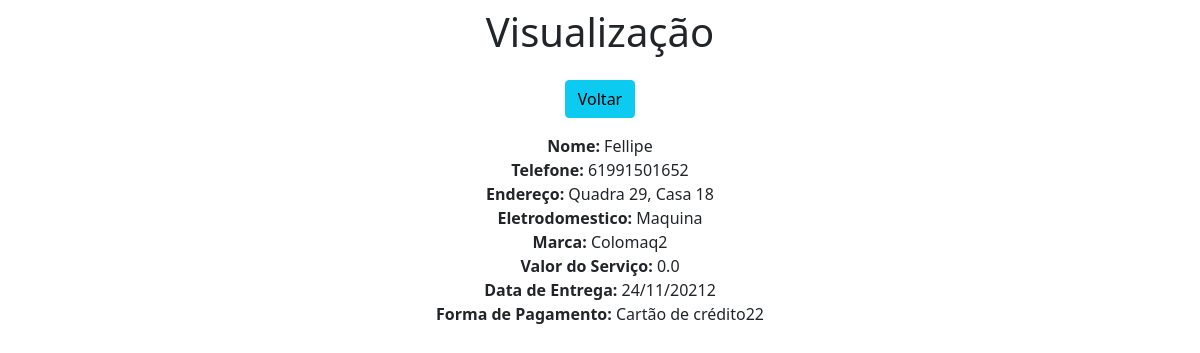
Page /view/27/ on the committed database.
### app/models.py (models this page shows)
class Clientes(models.Model):
    nomeCliente = models.CharField(max_length=30, default='')
    telefoneCliente = models.CharField(max_length=30, default='')
    enderecoCliente = models.CharField(max_length=80, default='')
    eletrodomestico = models.CharField(max_length=30, default='')
    marcaAparelho = models.CharField(max_length=50, default='')
    valorServico = models.FloatField(default='0')
    Entrega = models.CharField(max_length=80, default='')
    formaPagamento = models.CharField(max_length=50, default='')

### app/views.py (the view)
# urls.py: path('view/<int:pk>/', view, name='view'),
def view(request, pk):
    data = {}
    data['db'] = Clientes.objects.get(pk=pk)
    return render(request, 'view.html', data)

### app/templates/view.html (shortened to what this page needs)
<!DOCTYPE html>
<html lang="pt">
<head>
    <link href="https://cdn.jsdelivr.net/npm/bootstrap@5.1.3/dist/css/bootstrap.min.css" rel="stylesheet">
<body>
    <div class="col-8 m-auto pt-2 pb-2 text-center">
        <h1>Visualização</h1>
    </div>
    <div class="col-8 m-auto pt-2 pb-2 text-center">
        <a href="/" class=" btn btn-info"> Voltar </a>
    </div>
    <div class="col-8 m-auto pt-2 pb-2 text-center">
        <strong>Nome: </strong> {{db.nomeCliente}} <br>
        <strong>Telefone: </strong> {{db.telefoneCliente}} <br>
        <strong>Endereço: </strong> {{db.enderecoCliente}} <br>
        <strong>Eletrodomestico: </strong> {{db.eletrodomestico}} <br>
        <strong>Marca: </strong> {{db.marcaAparelho}} <br>
        <strong>Valor do Serviço: </strong> {{db.valorServico}} <br>
        <strong>Data de Entrega: </strong> {{db.Entrega}} <br>
        <strong>Forma de Pagamento: </strong> {{db.formaPagamento}} <br>
    </div>
</body>
</html>

### rows in the picture
Clientes: nomeCliente "Fellipe", telefoneCliente "61991501652", enderecoCliente "Quadra 29, Casa 18", eletrodomestico "Maquina", marcaAparelho "Colomaq2", valorServico "0.0", Entrega "24/11/20212", formaPagamento "Cartão de crédito22"
